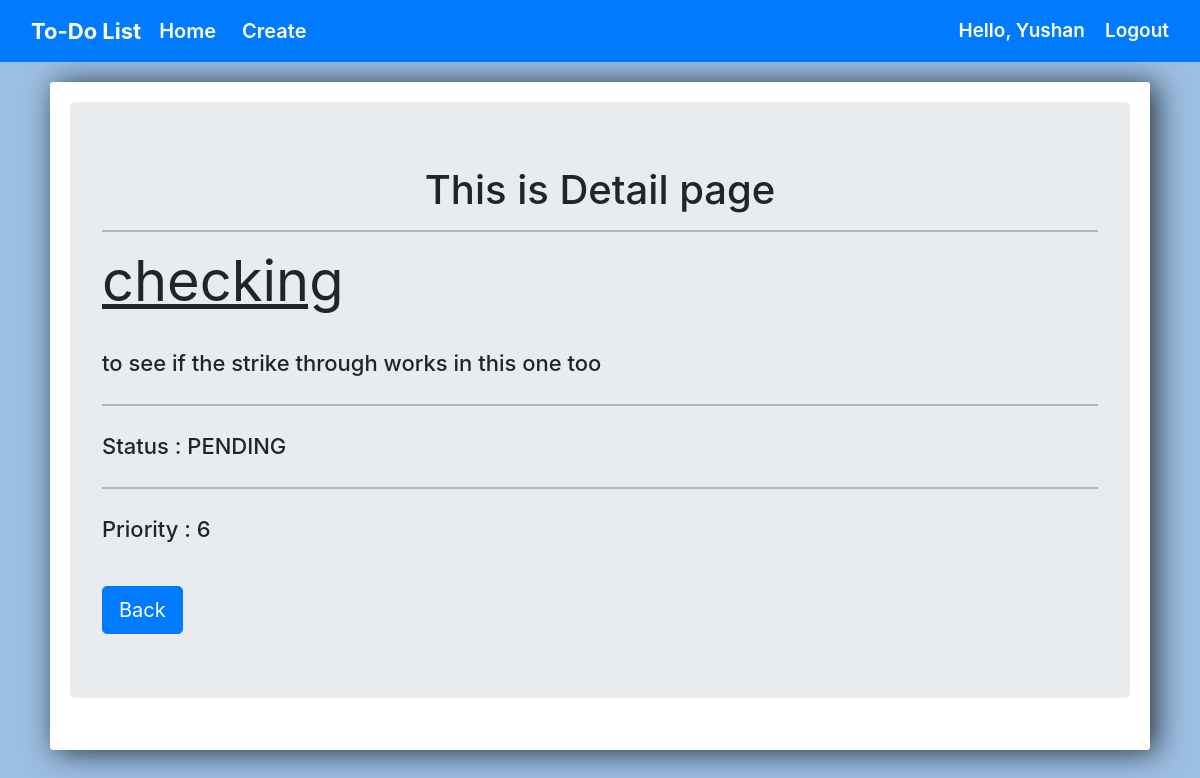
The page /15/detail/ (signed in) on the database its author committed.
### todo/models.py (models this page shows, shortened)
class TODO(models.Model):
    status_choices = [
    ('COMPLETED', 'COMPLETED'),
    ('PENDING', 'PENDING'),
    ]
    priority_choices = [
    (1,'1️'),
    (2, '2️'),
    (3, '3️'),
    (4, '4️'),
    (5, '5️'),
    (6, '6️'),
    (7, '7️'),
    (8, '8️'),
    (9, '9️'),
    (10, '10'),
    ]
    title = models.CharField(max_length=50)
    task = models.TextField(blank=False)
    status = models.CharField(max_length=20 , choices=status_choices)
    """ related name helps to connect priority with the user"""
    user  = models.ForeignKey(User  , on_delete= models.CASCADE, related_name='priority')
    date = models.DateTimeField(auto_now_add=True)
    priority = models.IntegerField(max_length=2 , choices=priority_choices)

### todo/views.py (the view)
# urls.py: path('<int:pk>/detail/',views.detailpage, name='detailpage'),
@login_required(login_url='loginpage')
def detailpage(request,pk):
    title = TODO.objects.get(id=pk)
    context = {
        'title':title
    }
    return render(request,'todo/details.html',context)

### todo/templates/todo/details.html (shortened to what this page needs)
{% extends 'todo/base.html' %}
{% load static %}
{% block body%}
	<link rel="stylesheet" href="https://stackpath.bootstrapcdn.com/bootstrap/4.3.1/css/bootstrap.min.css">
	<div class="center-column">
		<div class="jumbotron">
            <h1 align="center">This is Detail page</h1>
            <hr>
            <h1 class="display-4"><B><u>{{title.title}}</u></B></h1>
            <br>
            <p class="lead">{{title.task}}</p>
            <hr class="my-4">
            <p class="lead">Status : {{title.status}}</p>
            <hr class="my-4">
            <p class="lead">Priority : {{title.priority}}</p>
            <br>
            <a href="{% url 'home' %}"><button class="btn btn-primary btn-lg">Back</button></a>
        </div>
	</div>
{% endblock %}

### todo/templates/todo/base.html (shortened to what this page needs)
{% load static %}
<!DOCTYPE html>
<html>
<head>
	<link href="https://cdn.jsdelivr.net/npm/bootstrap@5.0.0-beta3/dist/css/bootstrap.min.css" rel="stylesheet">
	<link rel="stylesheet" href="https://maxcdn.bootstrapcdn.com/bootstrap/4.0.0/css/bootstrap.min.css">
    <link rel="stylesheet" href="{% static 'css/style.css' %}">
</head>
<body>
    <nav class="navbar navbar-expand-lg navbar-dark bg-primary">
        <div class="container-fluid">
          <a class="heading" >To-Do List</a>
          <div class="collapse navbar-collapse" id="navbarText">
              <ul class="navbar-nav me-auto mb-2 mb-lg-0">
                  <li class="nav-item">
                  <a class="nav-link active " href="{% url 'home' %}">Home</a>
                  </li>
                  <li >
                  <a class="nav-link active" href="{% url 'create' %}">Create</a>
                  </li>
              </ul>
              <span style='text-transform:capitalize' class="hello_msg">Hello, {{request.user}}</span>
                <span class="user"><a class="hello_msg"  href="{% url 'logout' %}">Logout</a></span>
          </div>
      </div>
      </nav>
		{% block body %}
		{% endblock %}
</body>
</html>

### todo/static/css/style.css (style rules this page uses)
.heading { color: white ! important; font-size: 22px; font-weight: 700 ; }
.nav-link { color: black; margin-left: 10px; font-weight: 600; font-size: 20px; }
.hello_msg { color: white; font-size: 19px; font-weight: 600; }
.user { margin-left: 20px; }

### todo/templates/todo/details.html (style rules this page uses)
body { background-color: #9cbee2; }
.center-column { width:1100px; margin: 20px auto; padding:20px; background-color: #fff; border-radius: 3px; box-shadow: 6px 2px 30px 0px rgba(0,0,0,0.75); }
.lead { font-size: 22px; font-weight: 450; }

### rows shown on the page
TODO: title "checking", task "to see if the strike through works in this one too", status "PENDING", priority "6"

### other values the page prints
{{ request.user }} "Yushan"
